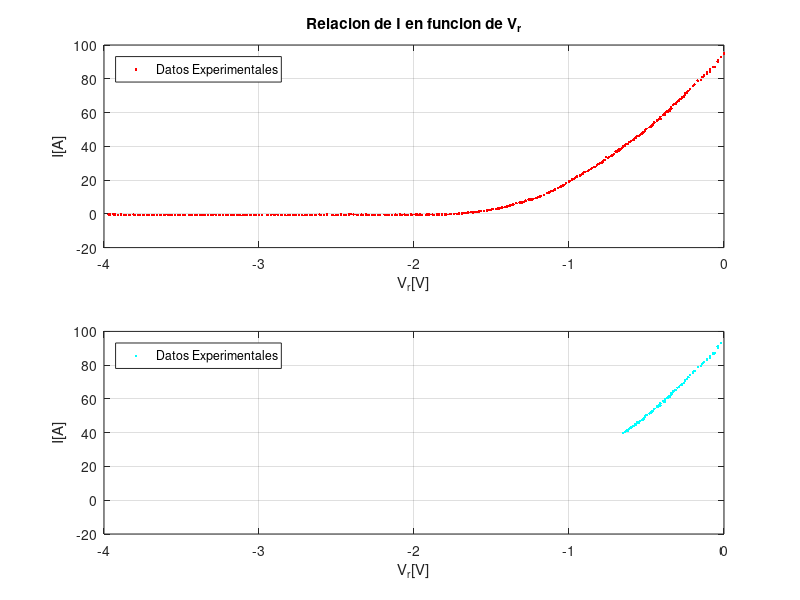
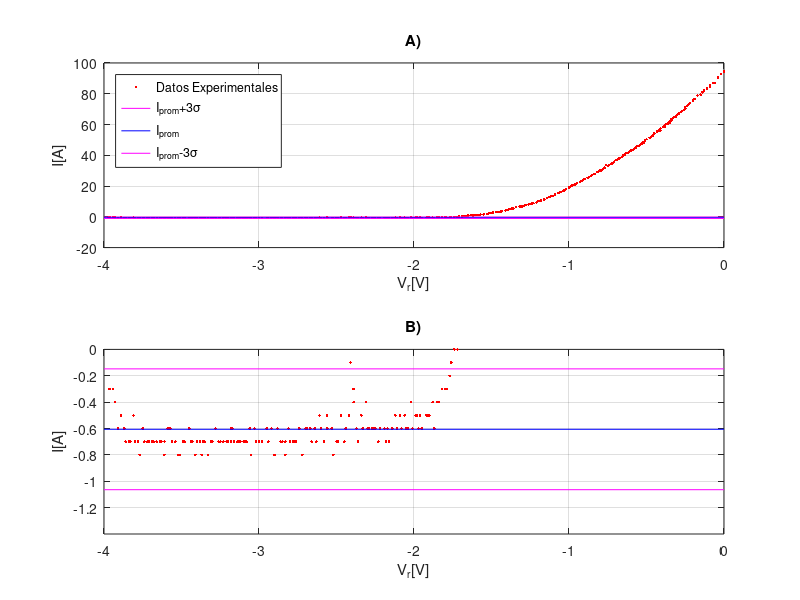

Here is the MATLAB script that generated these plots, in order:
clear all; close all;
Vr = [0	0	-0.02	-0.04	-0.04	-0.06	-0.07	-0.09	-0.09	-0.11	-0.11	-0.13	-0.14	-0.15	-0.17	-0.19	-0.2	-0.22	-0.23	-0.24	-0.25	-0.25	-0.26	-0.27	-0.27	-0.28	-0.29	-0.3	-0.31	-0.32	-0.33	-0.34	-0.34	-0.35	-0.35	-0.35	-0.36	-0.36	-0.37	-0.38	-0.38	-0.38	-0.39	-0.39	-0.41	-0.41	-0.42	-0.43	-0.43	-0.45	-0.46	-0.46	-0.46	-0.47	-0.47	-0.48	-0.5	-0.51	-0.51	-0.52	-0.52	-0.53	-0.54	-0.55	-0.56	-0.57	-0.57	-0.58	-0.59	-0.6	-0.61	-0.62	-0.63	-0.64	-0.65	-0.66	-0.67	-0.68	-0.68	-0.69	-0.7	-0.71	-0.72	-0.72	-0.73	-0.74	-0.75	-0.76	-0.77	-0.78	-0.79	-0.79	-0.8	-0.81	-0.82	-0.83	-0.84	-0.85	-0.86	-0.87	-0.88	-0.9	-0.91	-0.92	-0.93	-0.95	-0.96	-0.97	-0.98	-0.99	-1	-1.02	-1.03	-1.04	-1.05	-1.06	-1.07	-1.09	-1.1	-1.11	-1.12	-1.13	-1.14	-1.16	-1.18	-1.19	-1.19	-1.19	-1.2	-1.21	-1.23	-1.24	-1.25	-1.26	-1.26	-1.28	-1.29	-1.3	-1.31	-1.32	-1.34	-1.36	-1.37	-1.38	-1.39	-1.4	-1.41	-1.43	-1.44	-1.45	-1.46	-1.47	-1.49	-1.5	-1.5	-1.51	-1.52	-1.53	-1.55	-1.55	-1.57	-1.58	-1.59	-1.6	-1.6	-1.61	-1.62	-1.63	-1.65	-1.66	-1.67	-1.68	-1.69	-1.71	-1.72	-1.74	-1.76	-1.77	-1.79	-1.8	-1.82	-1.84	-1.85	-1.87	-1.88	-1.9	-1.91	-1.92	-1.95	-1.96	-1.97	-1.98	-1.99	-2.01	-2.02	-2.04	-2.05	-2.06	-2.08	-2.09	-2.11	-2.12	-2.14	-2.16	-2.17	-2.18	-2.19	-2.22	-2.23	-2.25	-2.26	-2.27	-2.29	-2.3	-2.31	-2.33	-2.34	-2.36	-2.37	-2.39	-2.39	-2.41	-2.42	-2.44	-2.45	-2.47	-2.49	-2.5	-2.52	-2.53	-2.56	-2.56	-2.58	-2.6	-2.61	-2.63	-2.64	-2.66	-2.67	-2.69	-2.7	-2.72	-2.74	-2.76	-2.77	-2.78	-2.8	-2.81	-2.83	-2.83	-2.85	-2.86	-2.88	-2.9	-2.92	-2.94	-2.95	-2.98	-2.98	-3	-3.02	-3.03	-3.05	-3.06	-3.08	-3.09	-3.1	-3.12	-3.13	-3.14	-3.16	-3.17	-3.18	-3.18	-3.2	-3.21	-3.23	-3.23	-3.25	-3.26	-3.28	-3.3	-3.31	-3.33	-3.35	-3.36	-3.37	-3.38	-3.4	-3.41	-3.43	-3.44	-3.45	-3.48	-3.49	-3.51	-3.52	-3.54	-3.56	-3.57	-3.58	-3.59	-3.61	-3.61	-3.63	-3.64	-3.66	-3.68	-3.69	-3.71	-3.72	-3.74	-3.75	-3.77	-3.78	-3.8	-3.81	-3.83	-3.84	-3.86	-3.87	-3.89	-3.91	-3.93	-3.94	-3.96	-3.97];
I  = [94.9	94.5	93	91	90.2	87	86.8	85.5	84.3	83.7	82.9	82	80.9	79.4	78.9	76.6	75.6	74.1	72.9	71.9	71.3	70.5	69.5	68.9	68.6	68.1	67.2	66.6	65.3	64.9	64.3	63.3	62.5	61.9	61.5	61.2	60.8	60.7	60.5	59.7	59.4	58.5	58.8	58.4	57.5	56.2	56.2	55.6	55.1	54.2	52.8	52.8	53	52	51.7	51.4	50.4	49.8	49.2	48.5	47.9	47.6	46.9	46	46	45.3	44.8	44	43.6	43	42.5	41.3	41.3	40.4	39.9	38.9	38.1	38.1	37.4	37	36.8	35.5	34.9	34.6	34.2	33.7	33.1	33.5	32	30.9	30.4	30.2	30.1	29.5	29	27.8	27.9	27.1	26.6	26	25.3	24.7	24	23.2	22.8	22.1	21.1	20.7	20.3	19.6	19.1	18.1	17.2	16.8	16.3	15.9	15.4	14.4	13.7	13.4	13.2	12.7	12.3	11.3	10.5	10.2	10.1	10.2	10.1	9.4	8.9	8.6	8.5	8.4	8.1	7.8	7.1	6.8	6.8	6.8	6.3	5.5	5.3	5	4.7	4.4	4.1	3.8	3.4	3.2	3.2	3	2.7	2.5	2.5	2.3	2.1	1.9	1.7	1.6	1.5	1.3	1.2	1.1	1	1	0.9	1	0.8	0.6	0.5	0.4	0.3	0.1	0	0	-0.1	-0.2	-0.3	-0.3	-0.3	-0.4	-0.4	-0.6	-0.4	-0.5	-0.5	-0.5	-0.6	-0.5	-0.6	-0.5	-0.5	-0.6	-0.4	-0.6	-0.6	-0.5	-0.6	-0.5	-0.6	-0.5	-0.6	-0.7	-0.6	-0.7	-0.6	-0.6	-0.7	-0.6	-0.6	-0.6	-0.6	-0.6	-0.4	-0.6	-0.5	-0.7	-0.6	-0.4	-0.3	-0.1	-0.5	-0.6	-0.7	-0.5	-0.7	-0.7	-0.8	-0.6	-0.5	-0.6	-0.7	-0.6	-0.5	-0.7	-0.6	-0.7	-0.6	-0.6	-0.6	-0.8	-0.6	-0.7	-0.7	-0.7	-0.7	-0.6	-0.8	-0.7	-0.7	-0.7	-0.6	-0.8	-0.6	-0.7	-0.6	-0.7	-0.7	-0.7	-0.7	-0.6	-0.8	-0.6	-0.7	-0.7	-0.7	-0.7	-0.7	-0.7	-0.7	-0.6	-0.7	-0.6	-0.7	-0.7	-0.7	-0.7	-0.7	-0.7	-0.6	-0.7	-0.7	-0.8	-0.7	-0.7	-0.8	-0.7	-0.7	-0.8	-0.7	-0.7	-0.6	-0.7	-0.7	-0.8	-0.8	-0.7	-0.7	-0.6	-0.6	-0.6	-0.8	-0.7	-0.7	-0.7	-0.7	-0.7	-0.7	-0.7	-0.7	-0.7	-0.6	-0.8	-0.7	-0.7	-0.5	-0.7	-0.7	-0.7	-0.6	-0.5	-0.6	-0.4	-0.3	-0.3	-0.3];

volmax = -1.72; %%%%%%%%%%%%%%%%%%%% se selecciona el valor de voltaje hasta el que se considera, inicialmente, que esta el 0
N=find(Vr == volmax);
n = 0; x(1) = 0; y(1) = 0;
for n = N:size(Vr,2)
  x(n-(N-1)) = Vr(n);
  y(n-(N-1)) = I(n);
end

prom=mean(y)
destan=std(y)
size(y,2)
xx = -4:1:0;
yysup = (prom+3*destan)*ones(1,5);
yyprom = (prom)*ones(1,5);
yyinf = (prom-3*destan)*ones(1,5);

volmin = -0.65; %%%%%%%%%%%%%%%%%%%% se selecciona el valor de voltaje desde el que se considera, inicialmente, que la pendiente es constante y != 0
in=find(Vr == volmin);
x2 = Vr(3:in);
y2 = I(3:in);

size(x2)
size(y2)
Nin = size(x2)(2)

format long
sx2y2 = sum(x2.*y2);
sx2x2 = sum(x2.*x2);
sy2y2 = sum(y2.*y2);
sx2 = sum(x2);
sy2 = sum(y2);
a = (((Nin)*(sx2y2))-((sx2)*(sy2)))/(((Nin)*(sx2x2))-((sx2)*(sx2)))
b = (((sx2x2)*(sy2))-((sx2)*(sx2y2)))/(((Nin)*(sx2x2))-((sx2)*(sx2)))
e = (y2-((a*x2)+b)).^2;
sei = sum(e);
iNincertidumbrea=sqrt((sei)/(Nin-2))*sqrt((Nin)/(((Nin)*(sx2x2))-((sx2)*(sx2))))
iNincertidumbreb=sqrt((sei)/(Nin-2))*sqrt((sx2x2)/(((Nin)*(sx2x2))-((sx2)*(sx2))))
r = (((Nin)*(sx2y2))-((sx2)*(sy2)))/(sqrt(((Nin)*(sx2x2))-((sx2)*(sx2)))*sqrt(((Nin)*(sy2y2))-((sy2)*(sy2))))

%xf1= -1.76*ones(1,23);
%yf1= -1.2:0.1:1;
%xf2= -1.74*ones(1,23);
%yf2= -1.2:0.1:1;
%xf3= -1.72*ones(1,23);
%yf3= -1.2:0.1:1;
figure(1);clf;
%%%%%%%%%%%%%%%%%%%%%%%%%%%%%%%%%%%%%%%%%%%%%%%%%%%%%%%%%%%%%%%%%%%%%%
subplot(2,2,1:2)
plot (Vr,I,'r.');grid on;
xlabel('V_{r}[V]');ylabel('I[A]');
legend('Datos Experimentales','Location','northwest')
title('Relacion de I en funcion de V_{r}')
%%%%%%%%%%%%%%%%%%%%%%%%%%%%%%%%%%%%%%%%%%%%%%%%%%%%%%%%%%%%%%%%%%%%%%
subplot(2,2,3:4)
plot (x2,y2,'c.');grid on;
axis([-4 0 -20 100])
xlabel('V_{r}[V]');ylabel('I[A]');
legend('Datos Experimentales','Location','northwest')
%title('Primera consideracion de puntos como I=0')

figure(2);clf;
%%%%%%%%%%%%%%%%%%%%%%%%%%%%%%%%%%%%%%%%%%%%%%%%%%%%%%%%%%%%%%%%%%%%%%
subplot(2,1,1)
plot (Vr,I,'r.',xx,yysup,'m-',xx,yyprom,'b-',xx,yyinf,'m-');grid on;
axis([-4 0 -20 100])
title('A)')
xlabel('V_{r}[V]');ylabel('I[A]');
legend('Datos Experimentales','I_{prom}+3\sigma','I_{prom}','I_{prom}-3\sigma','Location','northwest')
%%%%%%%%%%%%%%%%%%%%%%%%%%%%%%%%%%%%%%%%%%%%%%%%%%%%%%%%%%%%%%%%%%%%%%
subplot(2,1,2)
plot (Vr,I,'r.',xx,yysup,'m-',xx,yyprom,'b-',xx,yyinf,'m-');grid on;
title('B)')
xlabel('V_{r}[V]');ylabel('I[A]');
axis([-4 0 -1.4 0])
%%%%%%%%%%%%%%%%%%%%%%%%%%%%%%%%%%%%%%%%%%%%%%%%%%%%%%%%%%%%%%%%%%%%%%
%figure(3);clf;
%plot (Vr,I,'r*',xx,yysup,'m-',xx,yyprom,'b-',xx,yyinf,'m-',xf1,yf1,'g',xf2,yf2,'k',xf3,yf3,'g');grid on;
%title('C)')
%axis([-1.885 -1.6 -1.2 1.1])
%xlabel('V_{r}[V]');ylabel('I[A]');
%legend('Datos Experimentales','I_{prom}+3\sigma','I_{prom}','I_{prom}-3\sigma','V_{o-sup}','V_{o}','V_{o-inf}','Location','northwest')
